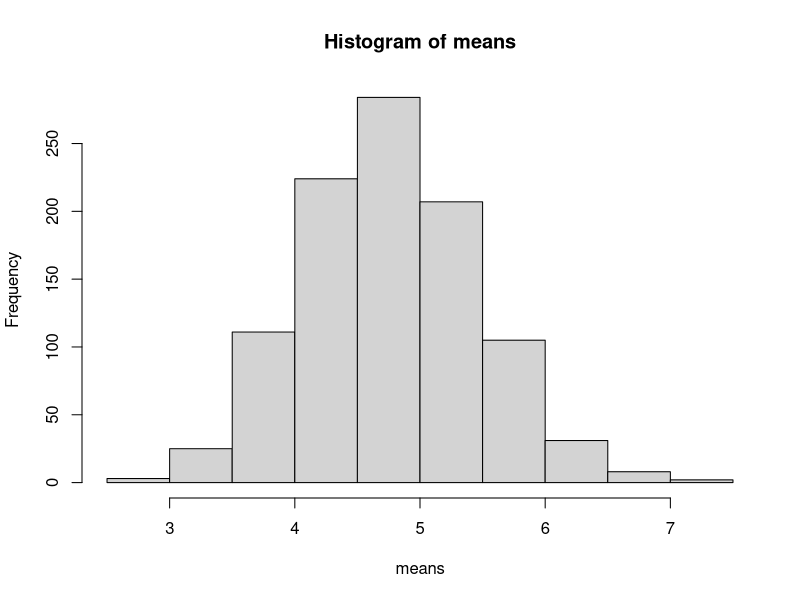
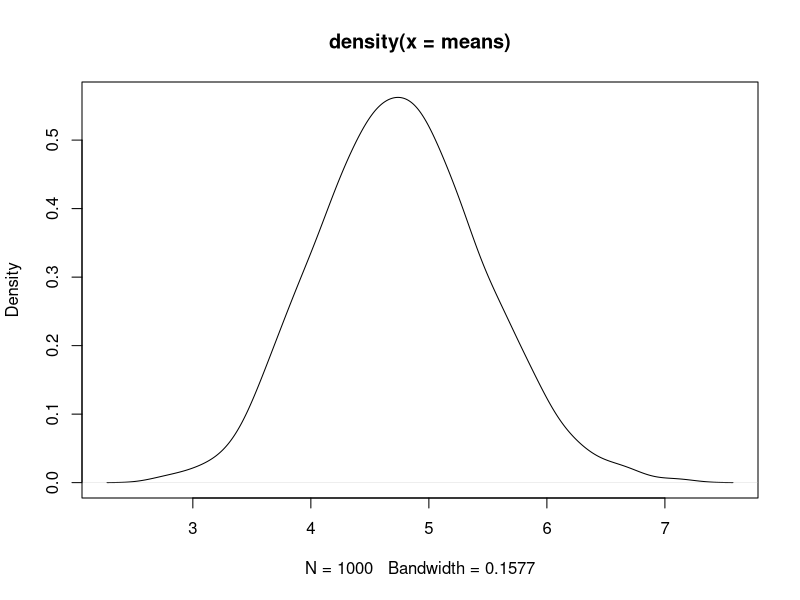

Reproduce these figures in R, in order. (Note: this script raises an error after producing the figures.)
set.seed(2309)
sim <- rexp(1000, 0.2)
simsam <- matrix(nrow = 1000, ncol = 40)
for (i in 1:1000) {
    simsam[i,] = sample(sim, 40, replace = FALSE)
}


means <- apply(simsam, 1, mean)
hist(means)
plot(density(means))
mean(means)
mean(sim)
var(means)
var(sim)

vars <- apply(simsam, 1, var)
mean(vars)
var(sims)
hist(vars)
plot(density(vars))
abline(v = var(sim))

              